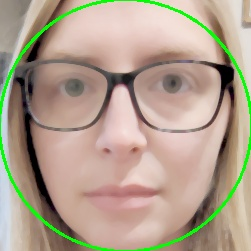
#> input picture New Image1-1.jpg, 251 x 251 px, given in place of PXL_20220221_020344443.MP.jpg, which was not available
$ python main.py
#> lines starting #> are read from the running program, lines starting #| are printed output that depends on the picture; after the words box and inside, x2 and y2 are one past the last pixel; in counts of white or black regions, pixels touching at a corner belong together; pictures that were not available may be replaced by others from this repository, and a replacement may not be noted
# Britney Clark
# Portfolio Project Milestone 3
# CSC515: Foundations of Computer Vision
# Dr. Joseph Issa
# February 6, 2022

import cv2
import numpy as np

# Function for Gamma Correction
def adjust_gamma(image, gamma=1.0):
    invGamma = 1.0 / gamma
    table = np.array([((i / 255.0) ** invGamma) * 255
        for i in np.arange(0, 256)]).astype("uint8")

    return cv2.LUT(image, table)

# Load Cascades
face_cascade = cv2.CascadeClassifier('haarcascade_frontalface_default.xml')
eye_cascade = cv2.CascadeClassifier('haarcascade_eye.xml')

# Import and read images
img1 = cv2.imread(r'C:\Users\Stardust\Downloads\PXL_20220221_020344443.MP.jpg')
#> img1 is the input picture: shape (251, 251, 3); mean B, G, R 141.1, 160.4, 176.3

# Scale Images
scale_percent = 20
width = int(img1.shape[1] * scale_percent / 100)
#> width = 50
height = int(img1.shape[0] * scale_percent / 100)
#> height = 50
dim = (width, height)
#> dim = (50, 50)

res1 = cv2.resize(img1, dim, interpolation=cv2.INTER_AREA)
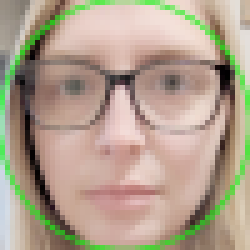
#> res1: shape (50, 50, 3) (shown 5 times larger); mean B, G, R 141.1, 160.4, 176.3
cv2.imshow('Image 1.1 Scaled', res1)
cv2.waitKey(0)

# Blur Facial Features
blurred = cv2.medianBlur(res1, 5)
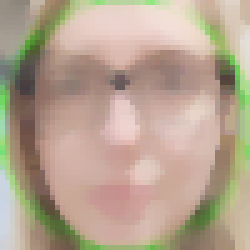
#> blurred: shape (50, 50, 3) (shown 5 times larger); mean B, G, R 144.2, 163.9, 182.1
cv2.imshow("Image1 Blurred", blurred)
cv2.waitKey(0)

# Gamma Correction
gamma = 2.5
adjusted1 = adjust_gamma(blurred, gamma=gamma)
#> in adjust_gamma, `return cv2.LUT(image, table)`:
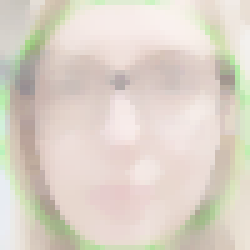
#> returned value: shape (50, 50, 3) (shown 5 times larger); mean of channels 0, 1, 2 200.6, 212, 221; drawn as B, G, R
cv2.imshow("Image1 Lighting Corrected", adjusted1)
cv2.waitKey(0)

# Detect Faces and Eyes
face1 = face_cascade.detectMultiScale(adjusted1, 1.1, 2)
#> face1 = ()

# Draw Bounding Boxes
i = 0
for (x, y, w, h) in face1:
    face_center = (x + w // 2, y + h // 2)
    radius = int(round((w + h) * 0.25))
    cv2.circle(adjusted1, face_center, radius, (0, 255, 0), 2)
    i = i + 1
    cv2.imwrite('New Image1-' + str(i) + '.jpg', adjusted1[y:y+h, x:x+w])
    print([x, y, w, h])
#> this loop made 0 passes
#> after the loop, i = 0

# Display images with Bounding Boxes
cv2.imshow('Image 1 Detected', adjusted1)
cv2.waitKey(0)

# Upload Crop Images
img11 = cv2.imread(r'C:\Users\Stardust\PycharmProjects\515PortProj\New Image1-1.jpg')
cv2.imshow('Image 1.1 Cropped', img11)
cv2.waitKey(0)

# Detect Eyes
eyes11 = eye_cascade.detectMultiScale(img11)
#> eyes11 = [[148, 59, 48, 48], [49, 64, 46, 46]]
for (ex, ey, ew, eh) in eyes11:
    cv2.rectangle(img11, (ex, ey), (ex+ew, ey+eh), (0, 0, 255), 2)
#> this loop made 2 passes
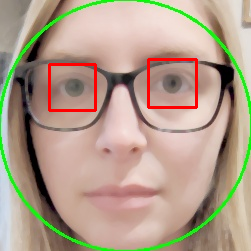
#> img11: shape (251, 251, 3); 1.78% of pixels changed, all inside (x1, y1, x2, y2) = (48, 58, 198, 112)

cv2.imshow('Image 1.1 Eyes Detected', img11)
cv2.waitKey(0)

image = cv2.putText(img11, 'This is me', (0, 250), cv2.FONT_HERSHEY_SIMPLEX, 1, (255, 0, 0), 2, cv2.LINE_AA)
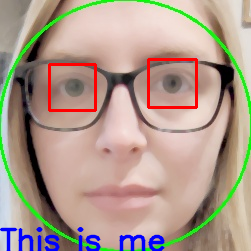
#> image: shape (251, 251, 3); mean B, G, R 140.8, 155, 174.8
cv2.imshow('Image 1.1 Eyes Detected', img11)
cv2.waitKey(0)
